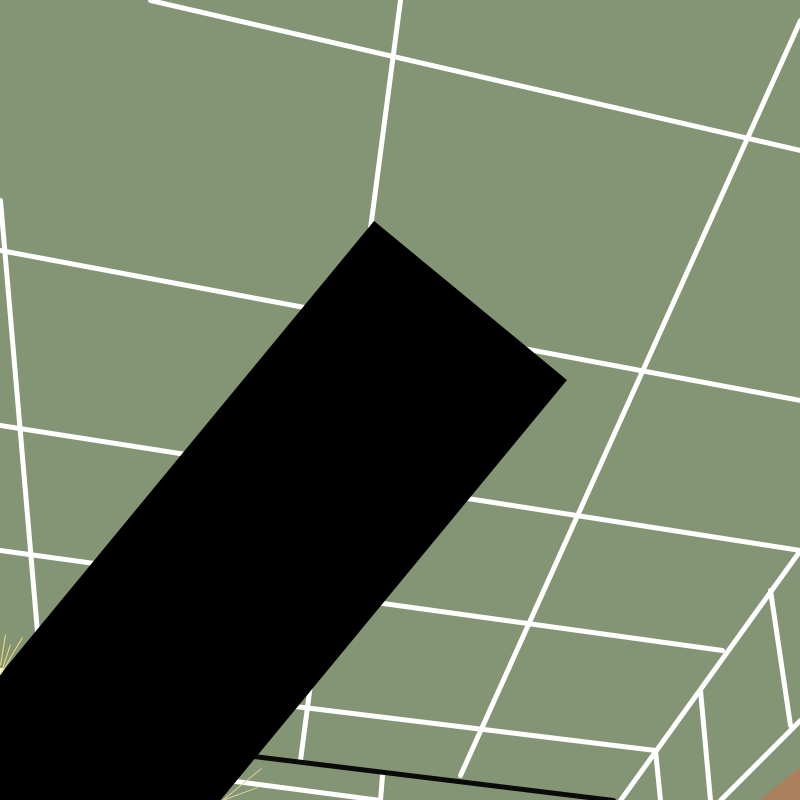
Frame 1 (no input)
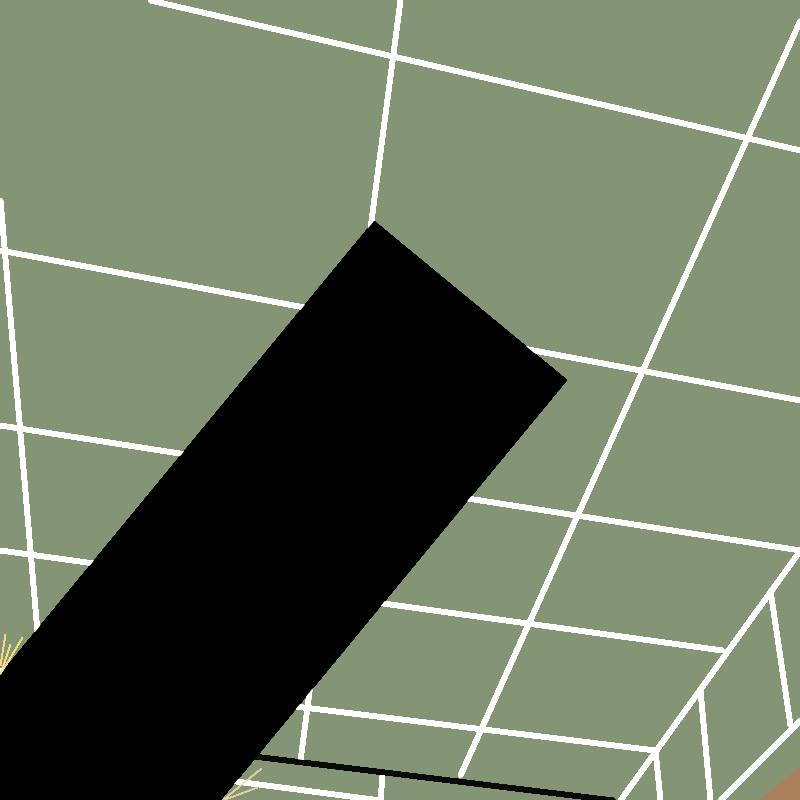
Frame 60 (the mouse pressed at the canvas centre just before this capture)
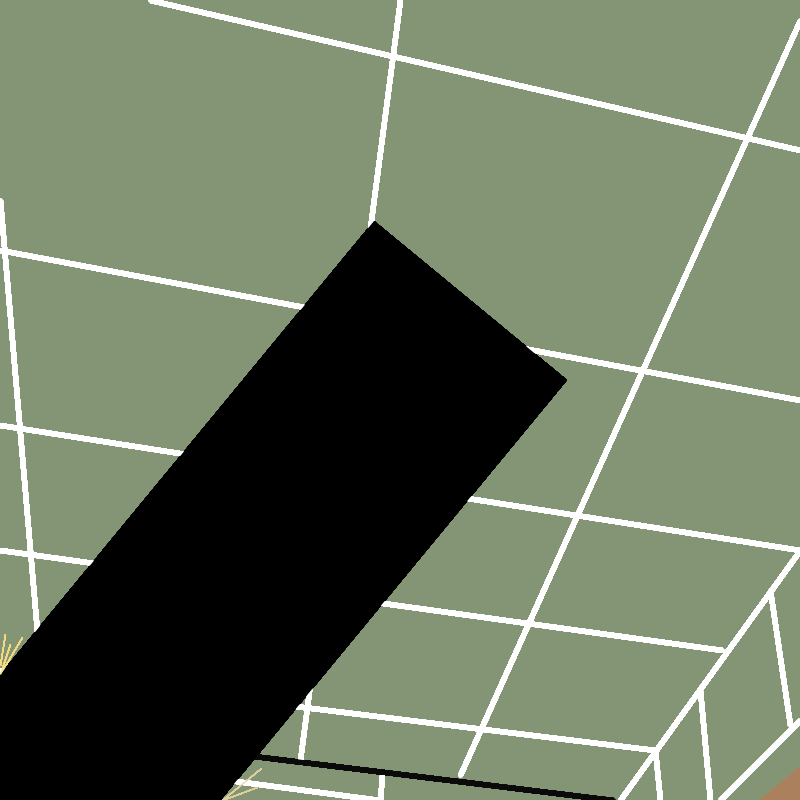
Frame 120 (the mouse held since frame 60 and released just before this capture)

The Processing sketch that drew these frames (run headless with seeded random() and noise(); from frame 60 on, the mouse is pressed at the canvas centre):

// Processing sketch: replica_240903d
// ── replica_240903d.pde
void setup(){
  size(800, 800);
  background(#839574);
}

void draw(){
  // wall vertical lines
  stroke(255);
  strokeWeight(5);
  line(400, 0, 300, 760);
  line(0, 200, 45, 725);
  line(800, 20, 460, 775);
  line(800, 550, 620, 800);
  line(720, 800, 800, 720);
  
  //wall horizontal lines
  stroke(255);
  strokeWeight(5);
  line(150, 0, 800, 150);
  line(0, 250, 800, 400);
  line(0, 425, 800, 550);
  line(0, 550, 722, 650);
//line(0, 615, 693, 700); (Appeared more appealing hiding these lines)
  line(0, 670, 655, 750);
//line(0, 490, 765, 600); (Appeared more appealing hiding these lines)
  
  //wall vertical lines 2
  stroke(255);
  line(770, 590, 790, 725);
  line(700, 690, 710, 800);
  line(655, 750, 660, 800);
  
  line(380, 800, 382, 775);
  line(380, 800, 0, 750);
  
  stroke(10);
  line(0, 725, 613, 800);
  
  //lighting
  noStroke();
  fill(#FFF5E7, -178);
  triangle(0, 450, 0, 575, 200, 500);
  fill(#FFF1E3, -77);
  triangle(0, 475, 0, 700, 225, 525);
  fill(#FFFAEC, -444);
  triangle(0, 500, 0, 726, 200, 550);
  
  fill(#AA805D);
  noStroke();
  triangle(880, 880, 1724, 0, 760, 800);
  
  // censor bar
  stroke(0);
  strokeWeight(250);
  strokeCap(SQUARE);
  line(0,870,470, 300);
  
  stroke(#f5db82);
  strokeWeight(1);
  line(0, 674, 10, 644);
  line(0, 674, 22, 637);
  line(0, 665, 5, 634);
  
  stroke(#DED09F);
  line(222, 800, 261, 768);
  line(222, 800, 257, 787);
  
  save("ReplicaPiece.png");
}
